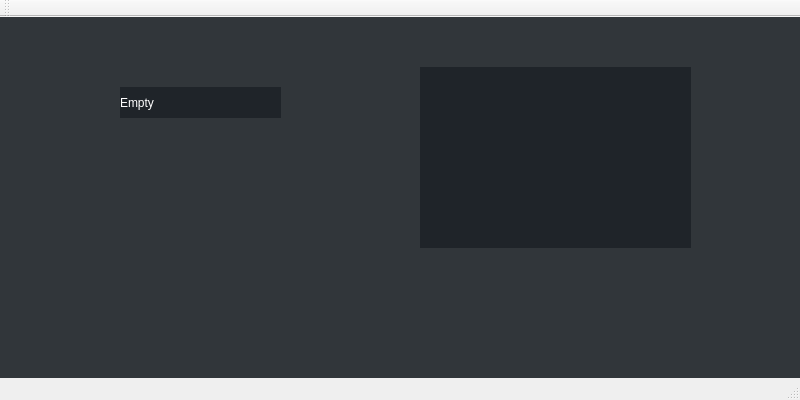
<?xml version="1.0" encoding="UTF-8"?>
<ui version="4.0">
 <class>MainWindow</class>
 <widget class="QMainWindow" name="MainWindow">
  <property name="geometry">
   <rect>
    <x>0</x>
    <y>0</y>
    <width>800</width>
    <height>400</height>
   </rect>
  </property>
  <property name="minimumSize">
   <size>
    <width>800</width>
    <height>400</height>
   </size>
  </property>
  <property name="windowTitle">
   <string>MainWindow</string>
  </property>
  <widget class="QWidget" name="centralWidget">
   <property name="minimumSize">
    <size>
     <width>400</width>
     <height>300</height>
    </size>
   </property>
   <property name="styleSheet">
    <string notr="true">background-color: rgba(29, 34, 39,  230);</string>
   </property>
   <widget class="SwitchWidget" name="switchWidget" native="true">
    <property name="geometry">
     <rect>
      <x>420</x>
      <y>50</y>
      <width>271</width>
      <height>181</height>
     </rect>
    </property>
   </widget>
   <widget class="QLabel" name="label">
    <property name="geometry">
     <rect>
      <x>120</x>
      <y>70</y>
      <width>161</width>
      <height>31</height>
     </rect>
    </property>
    <property name="minimumSize">
     <size>
      <width>100</width>
      <height>30</height>
     </size>
    </property>
    <property name="styleSheet">
     <string notr="true">color: rgb(255, 255, 255);</string>
    </property>
    <property name="text">
     <string>Empty</string>
    </property>
   </widget>
  </widget>
  <widget class="QMenuBar" name="menuBar">
   <property name="geometry">
    <rect>
     <x>0</x>
     <y>0</y>
     <width>800</width>
     <height>21</height>
    </rect>
   </property>
  </widget>
  <widget class="QToolBar" name="mainToolBar">
   <attribute name="toolBarArea">
    <enum>TopToolBarArea</enum>
   </attribute>
   <attribute name="toolBarBreak">
    <bool>false</bool>
   </attribute>
  </widget>
  <widget class="QStatusBar" name="statusBar"/>
 </widget>
 <layoutdefault spacing="6" margin="11"/>
 <customwidgets>
  <customwidget>
   <class>SwitchWidget</class>
   <extends>QWidget</extends>
   <header location="global">switch_widget.h</header>
   <container>1</container>
  </customwidget>
 </customwidgets>
 <resources/>
 <connections/>
</ui>
